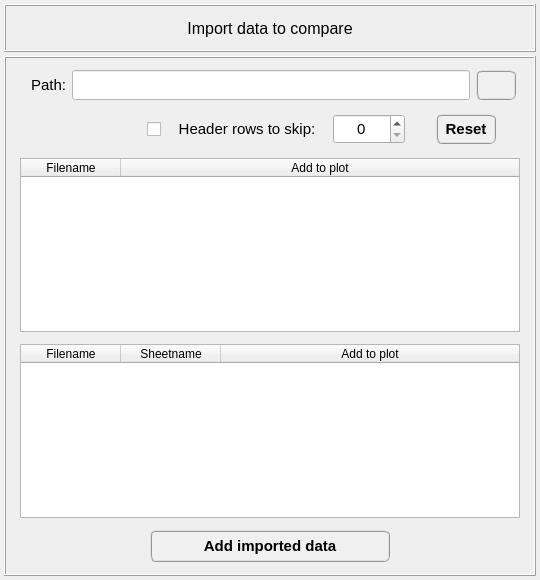
<?xml version="1.0" encoding="UTF-8"?>
<ui version="4.0">
 <class>Dialog</class>
 <widget class="QDialog" name="Dialog">
  <property name="geometry">
   <rect>
    <x>0</x>
    <y>0</y>
    <width>540</width>
    <height>580</height>
   </rect>
  </property>
  <property name="minimumSize">
   <size>
    <width>540</width>
    <height>580</height>
   </size>
  </property>
  <property name="maximumSize">
   <size>
    <width>540</width>
    <height>580</height>
   </size>
  </property>
  <property name="windowTitle">
   <string>Import data to compare</string>
  </property>
  <layout class="QGridLayout" name="gridLayout_2">
   <property name="leftMargin">
    <number>4</number>
   </property>
   <property name="topMargin">
    <number>4</number>
   </property>
   <property name="rightMargin">
    <number>4</number>
   </property>
   <property name="bottomMargin">
    <number>4</number>
   </property>
   <property name="spacing">
    <number>4</number>
   </property>
   <item row="0" column="0">
    <widget class="QFrame" name="frame">
     <property name="minimumSize">
      <size>
       <width>0</width>
       <height>48</height>
      </size>
     </property>
     <property name="maximumSize">
      <size>
       <width>16777215</width>
       <height>48</height>
      </size>
     </property>
     <property name="sizeIncrement">
      <size>
       <width>0</width>
       <height>0</height>
      </size>
     </property>
     <property name="frameShape">
      <enum>QFrame::Box</enum>
     </property>
     <property name="frameShadow">
      <enum>QFrame::Raised</enum>
     </property>
     <property name="lineWidth">
      <number>1</number>
     </property>
     <layout class="QGridLayout" name="gridLayout_4">
      <property name="leftMargin">
       <number>0</number>
      </property>
      <property name="topMargin">
       <number>0</number>
      </property>
      <property name="rightMargin">
       <number>0</number>
      </property>
      <property name="bottomMargin">
       <number>0</number>
      </property>
      <property name="spacing">
       <number>0</number>
      </property>
      <item row="0" column="0">
       <widget class="QLabel" name="label">
        <property name="minimumSize">
         <size>
          <width>452</width>
          <height>30</height>
         </size>
        </property>
        <property name="maximumSize">
         <size>
          <width>452</width>
          <height>30</height>
         </size>
        </property>
        <property name="font">
         <font>
          <family>MS Shell Dlg 2</family>
          <pointsize>12</pointsize>
          <weight>50</weight>
          <italic>false</italic>
          <bold>false</bold>
          <kerning>false</kerning>
         </font>
        </property>
        <property name="text">
         <string>Import data to compare</string>
        </property>
        <property name="textFormat">
         <enum>Qt::AutoText</enum>
        </property>
        <property name="alignment">
         <set>Qt::AlignCenter</set>
        </property>
       </widget>
      </item>
     </layout>
    </widget>
   </item>
   <item row="1" column="0">
    <widget class="QFrame" name="frame_lower">
     <property name="frameShape">
      <enum>QFrame::Box</enum>
     </property>
     <property name="frameShadow">
      <enum>QFrame::Raised</enum>
     </property>
     <layout class="QGridLayout" name="gridLayout_3">
      <property name="leftMargin">
       <number>2</number>
      </property>
      <property name="topMargin">
       <number>2</number>
      </property>
      <property name="rightMargin">
       <number>2</number>
      </property>
      <property name="bottomMargin">
       <number>2</number>
      </property>
      <property name="spacing">
       <number>2</number>
      </property>
      <item row="0" column="0">
       <widget class="QFrame" name="frame_main">
        <property name="frameShape">
         <enum>QFrame::NoFrame</enum>
        </property>
        <property name="frameShadow">
         <enum>QFrame::Raised</enum>
        </property>
        <layout class="QGridLayout" name="gridLayout_14">
         <property name="leftMargin">
          <number>8</number>
         </property>
         <property name="topMargin">
          <number>8</number>
         </property>
         <property name="rightMargin">
          <number>8</number>
         </property>
         <property name="bottomMargin">
          <number>8</number>
         </property>
         <property name="spacing">
          <number>8</number>
         </property>
         <item row="1" column="0">
          <widget class="QFrame" name="frame_skiprows_reset">
           <property name="maximumSize">
            <size>
             <width>16777215</width>
             <height>40</height>
            </size>
           </property>
           <property name="frameShape">
            <enum>QFrame::NoFrame</enum>
           </property>
           <property name="frameShadow">
            <enum>QFrame::Raised</enum>
           </property>
           <layout class="QGridLayout" name="gridLayout_12">
            <property name="leftMargin">
             <number>2</number>
            </property>
            <property name="topMargin">
             <number>2</number>
            </property>
            <property name="rightMargin">
             <number>2</number>
            </property>
            <property name="bottomMargin">
             <number>2</number>
            </property>
            <property name="horizontalSpacing">
             <number>6</number>
            </property>
            <property name="verticalSpacing">
             <number>2</number>
            </property>
            <item row="0" column="4">
             <widget class="QFrame" name="frame_13">
              <property name="frameShape">
               <enum>QFrame::NoFrame</enum>
              </property>
              <property name="frameShadow">
               <enum>QFrame::Raised</enum>
              </property>
              <layout class="QGridLayout" name="gridLayout_6">
               <property name="leftMargin">
                <number>2</number>
               </property>
               <property name="topMargin">
                <number>2</number>
               </property>
               <property name="rightMargin">
                <number>2</number>
               </property>
               <property name="bottomMargin">
                <number>2</number>
               </property>
               <property name="spacing">
                <number>2</number>
               </property>
               <item row="0" column="0">
                <widget class="QPushButton" name="pushButton_reset_imported_data">
                 <property name="minimumSize">
                  <size>
                   <width>60</width>
                   <height>30</height>
                  </size>
                 </property>
                 <property name="maximumSize">
                  <size>
                   <width>60</width>
                   <height>30</height>
                  </size>
                 </property>
                 <property name="sizeIncrement">
                  <size>
                   <width>0</width>
                   <height>0</height>
                  </size>
                 </property>
                 <property name="font">
                  <font>
                   <family>MS Shell Dlg 2</family>
                   <pointsize>11</pointsize>
                   <weight>75</weight>
                   <italic>false</italic>
                   <bold>true</bold>
                  </font>
                 </property>
                 <property name="styleSheet">
                  <string notr="true">QPushButton{border-radius: 6px; border-color: rgb(150, 150, 150); border-style: ridge; border-width: 2px; color: rgb(0, 0, 0); background-color: rgb(240, 240, 240); font: 75 bold 11pt &quot;MS Shell Dlg 2&quot;}
QPushButton:hover{border-radius: 6px; border-color: rgb(0, 170, 255); border-style: ridge; border-width: 2px; color: rgb(0, 0, 0); background-color: rgba(174, 213, 255, 100); font: 75 bold 11pt &quot;MS Shell Dlg 2&quot;}
QPushButton:pressed{border-radius: 6px; border-color: rgb(0, 170, 255); border-style: ridge; border-width: 3px; color: rgb(0, 0, 0); background-color: rgb(174, 213, 255); font: 75 bold 11pt &quot;MS Shell Dlg 2&quot;}</string>
                 </property>
                 <property name="text">
                  <string>Reset</string>
                 </property>
                 <property name="iconSize">
                  <size>
                   <width>20</width>
                   <height>20</height>
                  </size>
                 </property>
                </widget>
               </item>
              </layout>
             </widget>
            </item>
            <item row="0" column="1">
             <widget class="QCheckBox" name="checkBox_skiprows">
              <property name="minimumSize">
               <size>
                <width>25</width>
                <height>30</height>
               </size>
              </property>
              <property name="maximumSize">
               <size>
                <width>25</width>
                <height>30</height>
               </size>
              </property>
              <property name="layoutDirection">
               <enum>Qt::RightToLeft</enum>
              </property>
              <property name="text">
               <string/>
              </property>
              <property name="tristate">
               <bool>false</bool>
              </property>
             </widget>
            </item>
            <item row="0" column="2">
             <widget class="QLabel" name="label_14">
              <property name="minimumSize">
               <size>
                <width>160</width>
                <height>30</height>
               </size>
              </property>
              <property name="maximumSize">
               <size>
                <width>180</width>
                <height>30</height>
               </size>
              </property>
              <property name="font">
               <font>
                <family>MS Shell Dlg 2</family>
                <pointsize>11</pointsize>
                <weight>50</weight>
                <italic>false</italic>
                <bold>false</bold>
               </font>
              </property>
              <property name="text">
               <string>Header rows to skip:</string>
              </property>
              <property name="alignment">
               <set>Qt::AlignCenter</set>
              </property>
             </widget>
            </item>
            <item row="0" column="3">
             <widget class="QSpinBox" name="spinBox_skiprows">
              <property name="minimumSize">
               <size>
                <width>0</width>
                <height>30</height>
               </size>
              </property>
              <property name="maximumSize">
               <size>
                <width>72</width>
                <height>30</height>
               </size>
              </property>
              <property name="font">
               <font>
                <pointsize>11</pointsize>
               </font>
              </property>
              <property name="alignment">
               <set>Qt::AlignCenter</set>
              </property>
              <property name="maximum">
               <number>10</number>
              </property>
             </widget>
            </item>
            <item row="0" column="0">
             <widget class="QFrame" name="frame_14">
              <property name="frameShape">
               <enum>QFrame::NoFrame</enum>
              </property>
              <property name="frameShadow">
               <enum>QFrame::Raised</enum>
              </property>
             </widget>
            </item>
           </layout>
          </widget>
         </item>
         <item row="3" column="0">
          <widget class="QFrame" name="frame_spreadsheet_files">
           <property name="frameShape">
            <enum>QFrame::NoFrame</enum>
           </property>
           <property name="frameShadow">
            <enum>QFrame::Raised</enum>
           </property>
           <layout class="QGridLayout" name="gridLayout_5">
            <property name="leftMargin">
             <number>2</number>
            </property>
            <property name="topMargin">
             <number>2</number>
            </property>
            <property name="rightMargin">
             <number>2</number>
            </property>
            <property name="bottomMargin">
             <number>2</number>
            </property>
            <property name="spacing">
             <number>2</number>
            </property>
            <item row="0" column="0">
             <widget class="QTreeWidget" name="treeWidget_import_sheet_files">
              <property name="minimumSize">
               <size>
                <width>410</width>
                <height>40</height>
               </size>
              </property>
              <property name="maximumSize">
               <size>
                <width>500</width>
                <height>200</height>
               </size>
              </property>
              <property name="font">
               <font>
                <family>MS Shell Dlg 2</family>
                <pointsize>8</pointsize>
                <italic>false</italic>
               </font>
              </property>
              <property name="alternatingRowColors">
               <bool>true</bool>
              </property>
              <property name="indentation">
               <number>0</number>
              </property>
              <column>
               <property name="text">
                <string>Filename</string>
               </property>
               <property name="font">
                <font>
                 <family>MS Shell Dlg 2</family>
                 <pointsize>9</pointsize>
                 <weight>50</weight>
                 <italic>false</italic>
                 <bold>false</bold>
                </font>
               </property>
               <property name="textAlignment">
                <set>AlignCenter</set>
               </property>
              </column>
              <column>
               <property name="text">
                <string>Sheetname</string>
               </property>
               <property name="font">
                <font>
                 <family>MS Shell Dlg 2</family>
                 <pointsize>9</pointsize>
                 <weight>50</weight>
                 <italic>false</italic>
                 <bold>false</bold>
                </font>
               </property>
               <property name="textAlignment">
                <set>AlignCenter</set>
               </property>
              </column>
              <column>
               <property name="text">
                <string>Add to plot</string>
               </property>
               <property name="font">
                <font>
                 <family>MS Shell Dlg 2</family>
                 <pointsize>9</pointsize>
                 <weight>50</weight>
                 <italic>false</italic>
                 <bold>false</bold>
                </font>
               </property>
               <property name="textAlignment">
                <set>AlignCenter</set>
               </property>
              </column>
             </widget>
            </item>
           </layout>
          </widget>
         </item>
         <item row="2" column="0">
          <widget class="QFrame" name="frame_text_files">
           <property name="frameShape">
            <enum>QFrame::NoFrame</enum>
           </property>
           <property name="frameShadow">
            <enum>QFrame::Raised</enum>
           </property>
           <layout class="QGridLayout" name="gridLayout">
            <property name="leftMargin">
             <number>2</number>
            </property>
            <property name="topMargin">
             <number>2</number>
            </property>
            <property name="rightMargin">
             <number>2</number>
            </property>
            <property name="bottomMargin">
             <number>2</number>
            </property>
            <property name="spacing">
             <number>2</number>
            </property>
            <item row="0" column="0">
             <widget class="QTreeWidget" name="treeWidget_import_text_files">
              <property name="minimumSize">
               <size>
                <width>410</width>
                <height>40</height>
               </size>
              </property>
              <property name="maximumSize">
               <size>
                <width>500</width>
                <height>200</height>
               </size>
              </property>
              <property name="font">
               <font>
                <family>MS Shell Dlg 2</family>
                <pointsize>8</pointsize>
                <italic>false</italic>
               </font>
              </property>
              <property name="alternatingRowColors">
               <bool>true</bool>
              </property>
              <property name="indentation">
               <number>0</number>
              </property>
              <column>
               <property name="text">
                <string>Filename</string>
               </property>
               <property name="font">
                <font>
                 <family>MS Shell Dlg 2</family>
                 <pointsize>9</pointsize>
                 <weight>50</weight>
                 <italic>false</italic>
                 <bold>false</bold>
                </font>
               </property>
               <property name="textAlignment">
                <set>AlignCenter</set>
               </property>
              </column>
              <column>
               <property name="text">
                <string>Add to plot</string>
               </property>
               <property name="font">
                <font>
                 <family>MS Shell Dlg 2</family>
                 <pointsize>9</pointsize>
                 <weight>50</weight>
                 <italic>false</italic>
                 <bold>false</bold>
                </font>
               </property>
               <property name="textAlignment">
                <set>AlignCenter</set>
               </property>
              </column>
             </widget>
            </item>
           </layout>
          </widget>
         </item>
         <item row="0" column="0">
          <widget class="QFrame" name="frame_get_path">
           <property name="maximumSize">
            <size>
             <width>16777215</width>
             <height>48</height>
            </size>
           </property>
           <property name="frameShape">
            <enum>QFrame::NoFrame</enum>
           </property>
           <property name="frameShadow">
            <enum>QFrame::Raised</enum>
           </property>
           <layout class="QGridLayout" name="gridLayout_11">
            <property name="leftMargin">
             <number>2</number>
            </property>
            <property name="topMargin">
             <number>2</number>
            </property>
            <property name="rightMargin">
             <number>2</number>
            </property>
            <property name="bottomMargin">
             <number>2</number>
            </property>
            <property name="horizontalSpacing">
             <number>6</number>
            </property>
            <property name="verticalSpacing">
             <number>2</number>
            </property>
            <item row="0" column="0">
             <widget class="QLabel" name="label_11">
              <property name="minimumSize">
               <size>
                <width>48</width>
                <height>30</height>
               </size>
              </property>
              <property name="maximumSize">
               <size>
                <width>48</width>
                <height>30</height>
               </size>
              </property>
              <property name="font">
               <font>
                <family>MS Shell Dlg 2</family>
                <pointsize>11</pointsize>
                <weight>50</weight>
                <italic>false</italic>
                <bold>false</bold>
               </font>
              </property>
              <property name="text">
               <string>Path:</string>
              </property>
              <property name="alignment">
               <set>Qt::AlignRight|Qt::AlignTrailing|Qt::AlignVCenter</set>
              </property>
             </widget>
            </item>
            <item row="0" column="1">
             <widget class="QLineEdit" name="lineEdit_import_results_path">
              <property name="enabled">
               <bool>false</bool>
              </property>
              <property name="minimumSize">
               <size>
                <width>240</width>
                <height>30</height>
               </size>
              </property>
              <property name="maximumSize">
               <size>
                <width>500</width>
                <height>30</height>
               </size>
              </property>
              <property name="font">
               <font>
                <pointsize>8</pointsize>
                <weight>50</weight>
                <italic>false</italic>
                <bold>false</bold>
               </font>
              </property>
              <property name="layoutDirection">
               <enum>Qt::LeftToRight</enum>
              </property>
              <property name="styleSheet">
               <string notr="true">background-color: rgb(255, 255, 255);
color: rgb(0, 0, 255);</string>
              </property>
              <property name="alignment">
               <set>Qt::AlignCenter</set>
              </property>
             </widget>
            </item>
            <item row="0" column="2">
             <widget class="QPushButton" name="pushButton_search_file_to_import">
              <property name="minimumSize">
               <size>
                <width>40</width>
                <height>30</height>
               </size>
              </property>
              <property name="maximumSize">
               <size>
                <width>40</width>
                <height>30</height>
               </size>
              </property>
              <property name="sizeIncrement">
               <size>
                <width>0</width>
                <height>0</height>
               </size>
              </property>
              <property name="font">
               <font>
                <family>MS Shell Dlg 2</family>
                <pointsize>11</pointsize>
                <weight>75</weight>
                <italic>false</italic>
                <bold>true</bold>
               </font>
              </property>
              <property name="styleSheet">
               <string notr="true">QPushButton{border-radius: 6px; border-color: rgb(150, 150, 150); border-style: ridge; border-width: 2px; color: rgb(0, 0, 0); background-color: rgb(240, 240, 240); font: 75 bold 11pt &quot;MS Shell Dlg 2&quot;}
QPushButton:hover{border-radius: 6px; border-color: rgb(0, 170, 255); border-style: ridge; border-width: 2px; color: rgb(0, 0, 0); background-color: rgba(174, 213, 255, 100); font: 75 bold 11pt &quot;MS Shell Dlg 2&quot;}
QPushButton:pressed{border-radius: 6px; border-color: rgb(0, 170, 255); border-style: ridge; border-width: 3px; color: rgb(0, 0, 0); background-color: rgb(174, 213, 255); font: 75 bold 11pt &quot;MS Shell Dlg 2&quot;}</string>
              </property>
              <property name="text">
               <string/>
              </property>
              <property name="iconSize">
               <size>
                <width>20</width>
                <height>20</height>
               </size>
              </property>
             </widget>
            </item>
            <item row="0" column="3">
             <widget class="QFrame" name="frame_32">
              <property name="frameShape">
               <enum>QFrame::NoFrame</enum>
              </property>
              <property name="frameShadow">
               <enum>QFrame::Raised</enum>
              </property>
             </widget>
            </item>
           </layout>
          </widget>
         </item>
         <item row="4" column="0">
          <widget class="QFrame" name="frame_add_imported_data">
           <property name="frameShape">
            <enum>QFrame::NoFrame</enum>
           </property>
           <property name="frameShadow">
            <enum>QFrame::Raised</enum>
           </property>
           <layout class="QGridLayout" name="gridLayout_7">
            <property name="leftMargin">
             <number>2</number>
            </property>
            <property name="topMargin">
             <number>2</number>
            </property>
            <property name="rightMargin">
             <number>2</number>
            </property>
            <property name="bottomMargin">
             <number>2</number>
            </property>
            <property name="spacing">
             <number>2</number>
            </property>
            <item row="0" column="0">
             <widget class="QPushButton" name="pushButton_add_imported_data">
              <property name="minimumSize">
               <size>
                <width>0</width>
                <height>32</height>
               </size>
              </property>
              <property name="maximumSize">
               <size>
                <width>240</width>
                <height>32</height>
               </size>
              </property>
              <property name="sizeIncrement">
               <size>
                <width>0</width>
                <height>0</height>
               </size>
              </property>
              <property name="font">
               <font>
                <family>MS Shell Dlg 2</family>
                <pointsize>11</pointsize>
                <weight>75</weight>
                <italic>false</italic>
                <bold>true</bold>
               </font>
              </property>
              <property name="styleSheet">
               <string notr="true">QPushButton{border-radius: 6px; border-color: rgb(150, 150, 150); border-style: ridge; border-width: 2px; color: rgb(0, 0, 0); background-color: rgb(240, 240, 240); font: 75 bold 11pt &quot;MS Shell Dlg 2&quot;}
QPushButton:hover{border-radius: 6px; border-color: rgb(0, 170, 255); border-style: ridge; border-width: 2px; color: rgb(0, 0, 0); background-color: rgba(174, 213, 255, 100); font: 75 bold 11pt &quot;MS Shell Dlg 2&quot;}
QPushButton:pressed{border-radius: 6px; border-color: rgb(0, 170, 255); border-style: ridge; border-width: 3px; color: rgb(0, 0, 0); background-color: rgb(174, 213, 255); font: 75 bold 11pt &quot;MS Shell Dlg 2&quot;}</string>
              </property>
              <property name="text">
               <string>Add imported data</string>
              </property>
              <property name="iconSize">
               <size>
                <width>20</width>
                <height>20</height>
               </size>
              </property>
             </widget>
            </item>
           </layout>
          </widget>
         </item>
        </layout>
       </widget>
      </item>
     </layout>
    </widget>
   </item>
  </layout>
 </widget>
 <resources/>
 <connections/>
</ui>
